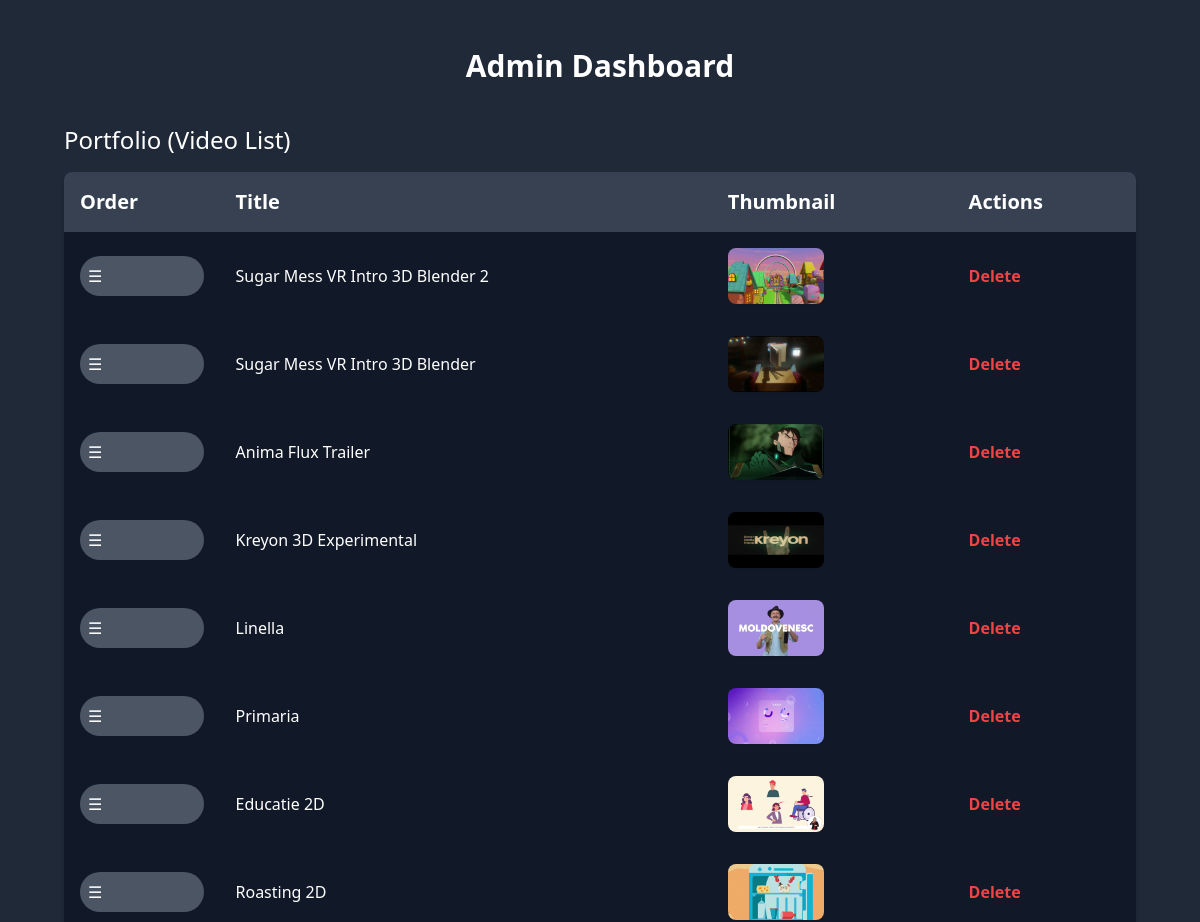
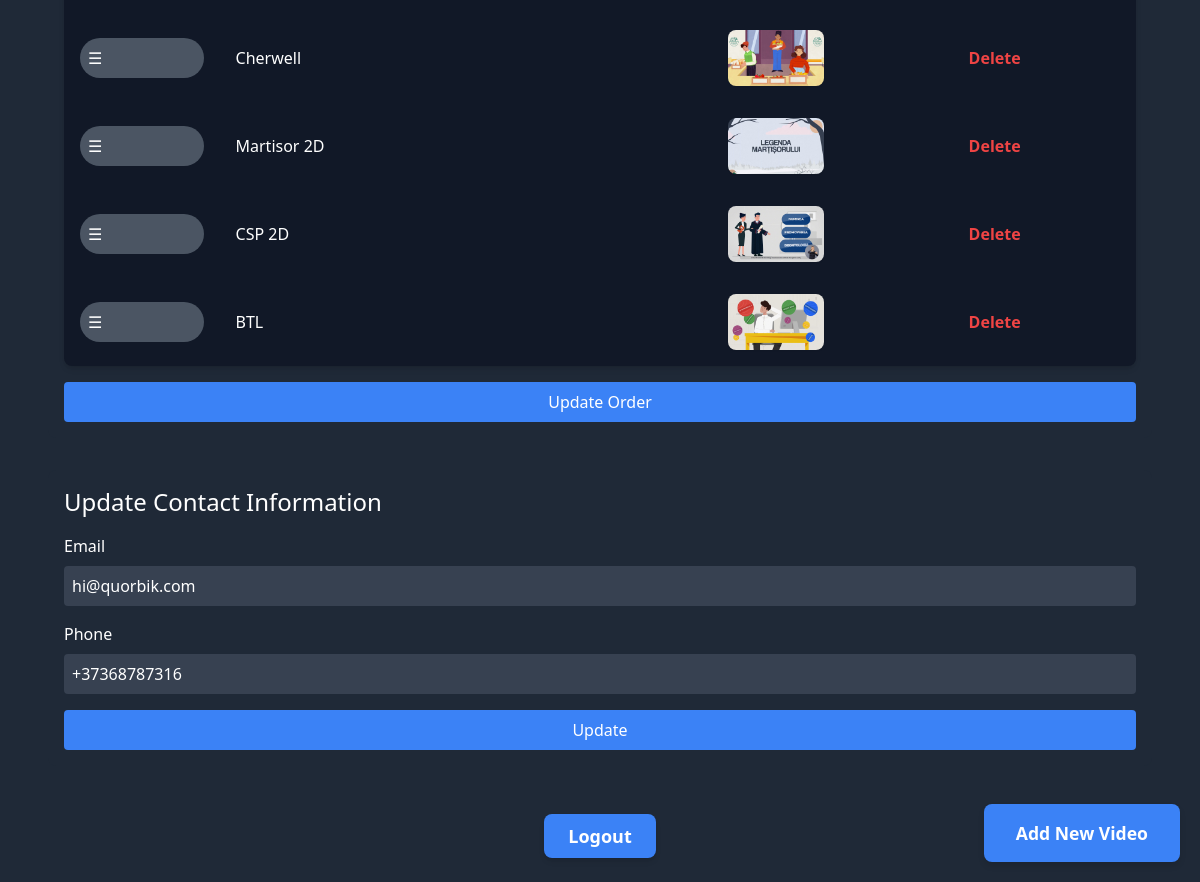
The app's page /dashboard.php (signed in) with its own data (2 pictures, top to bottom).
### tables this page shows
CREATE TABLE videos (
    id INTEGER PRIMARY KEY,
    title TEXT NOT NULL,
    youtube_url TEXT NOT NULL,
    thumbnail_path TEXT NOT NULL
, `order` INT NOT NULL DEFAULT 0);

### dashboard.php (the view, shortened to what this page needs)
<?php
include 'config.php';
$stmt = $db->query("SELECT email, phone FROM admin_details WHERE id = 1");
$admin_details = $stmt->fetch(PDO::FETCH_ASSOC);
$stmt = $db->query("SELECT * FROM videos ORDER BY `order` ASC");
$videos = $stmt->fetchAll(PDO::FETCH_ASSOC);
?>
<!DOCTYPE html>
<html lang="en">
<head>
    <script src="https://cdn.tailwindcss.com"></script>
</head>
<body class="bg-gray-800 text-white p-6">
    <div class="max-w-7xl mx-auto p-6">
        <h1 class="text-center text-3xl mb-6 font-semibold">Admin Dashboard</h1>
        <div class="bg-gray-800 p-4 rounded-lg">
            <h2 class="text-2xl mb-4">Portfolio (Video List)</h2>
            <form method="POST">
                <table class="min-w-full bg-gray-900 rounded-lg overflow-hidden shadow-md">
                    <thead class="bg-gray-700">
                        <tr>
                            <th class="p-4 text-left text-xl font-semibold">Order</th>
                            <th class="p-4 text-left text-xl font-semibold">Title</th>
                            <th class="p-4 text-left text-xl font-semibold">Thumbnail</th>
                            <th class="p-4 text-left text-xl font-semibold">Actions</th>
                        </tr>
                    </thead>
                    <tbody id="video-list">
                        <?php foreach ($videos as $index => $video): ?>
                            <tr class="video-item" data-id="<?= $video['id'] ?>" class="hover:bg-gray-700 transition-colors duration-200">
                                <td class="p-4">
                                    <div class="video-handle cursor-move bg-gray-600 p-2 rounded-full">
                                        <span class="text-white">☰</span>
                                    </div>
                                </td>
                                <td class="p-4"><?= htmlspecialchars($video['title']) ?></td>
                                <td class="p-4">
                                    <img src="<?= htmlspecialchars($video['thumbnail_path']) ?>" alt="Thumbnail" class="w-24 h-14 rounded-lg shadow-sm">
                                </td>
                                <td class="p-4">
                                    <a href="delete_video.php?id=<?= htmlspecialchars($video['id']) ?>" class="text-red-500 hover:text-red-700 font-semibold">Delete</a>
                                </td>
                            </tr>
                        <?php endforeach; ?>
                    </tbody>
                </table>
                <button type="submit" name="update_order" class="w-full bg-blue-500 hover:bg-blue-600 p-2 rounded text-white mt-4">Update Order</button>
            </form>
        </div>
        <div class="bg-gray-800 p-4 rounded-lg mt-8">
            <h2 class="text-2xl mb-4">Update Contact Information</h2>
            <form method="POST" class="space-y-4">
                <div>
                    <label for="email" class="block mb-2">Email</label>
                    <input type="email" name="email" id="email" class="w-full p-2 rounded bg-gray-700" value="<?= htmlspecialchars($admin_details['email']) ?>" required>
                </div>
                <div>
                    <label for="phone" class="block mb-2">Phone</label>
                    <input type="text" name="phone" id="phone" class="w-full p-2 rounded bg-gray-700" value="<?= htmlspecialchars($admin_details['phone']) ?>" required>
                </div>
                <button type="submit" class="w-full bg-blue-500 hover:bg-blue-600 p-2 rounded text-white">Update</button>
            </form>
        </div>
    </div>
    <a href="add_video.php" class="fixed-button">Add New Video</a>
    <div class="mt-6 flex justify-center">
    <a href="logout.php" class="bg-blue-500 hover:bg-blue-600 text-white py-2 px-6 rounded-lg shadow-md text-lg font-semibold">
        Logout
    </a>
</div>
</body>
</html>

### dashboard.php (style rules this page uses)
.fixed-button { position: fixed; bottom: 20px; right: 20px; background-color: #3b82f6; color: white; padding: 1rem 2rem; border-radius: 0.5rem; box-shadow: 0 4px 6px rgba(0, 0, 0, 0.1); font-size: 1.1rem; font-weight: bold; }
.video-item { height: auto; }

### records on screen
videos: title "Sugar Mess VR Intro 3D Blender 2", thumbnail_path (picture)
videos: title "Sugar Mess VR Intro 3D Blender", thumbnail_path (picture)
videos: title "Anima Flux Trailer", thumbnail_path (picture)
videos: title "Kreyon 3D Experimental", thumbnail_path (picture)
videos: title "Linella", thumbnail_path (picture)
videos: title "Primaria", thumbnail_path (picture)
videos: title "Educatie 2D", thumbnail_path (picture)
videos: title "Roasting 2D", thumbnail_path (picture)
videos: title "Cherwell", thumbnail_path (picture)
videos: title "Martisor 2D", thumbnail_path (picture)
videos: title "CSP 2D", thumbnail_path (picture)
videos: title "BTL", thumbnail_path (picture)
